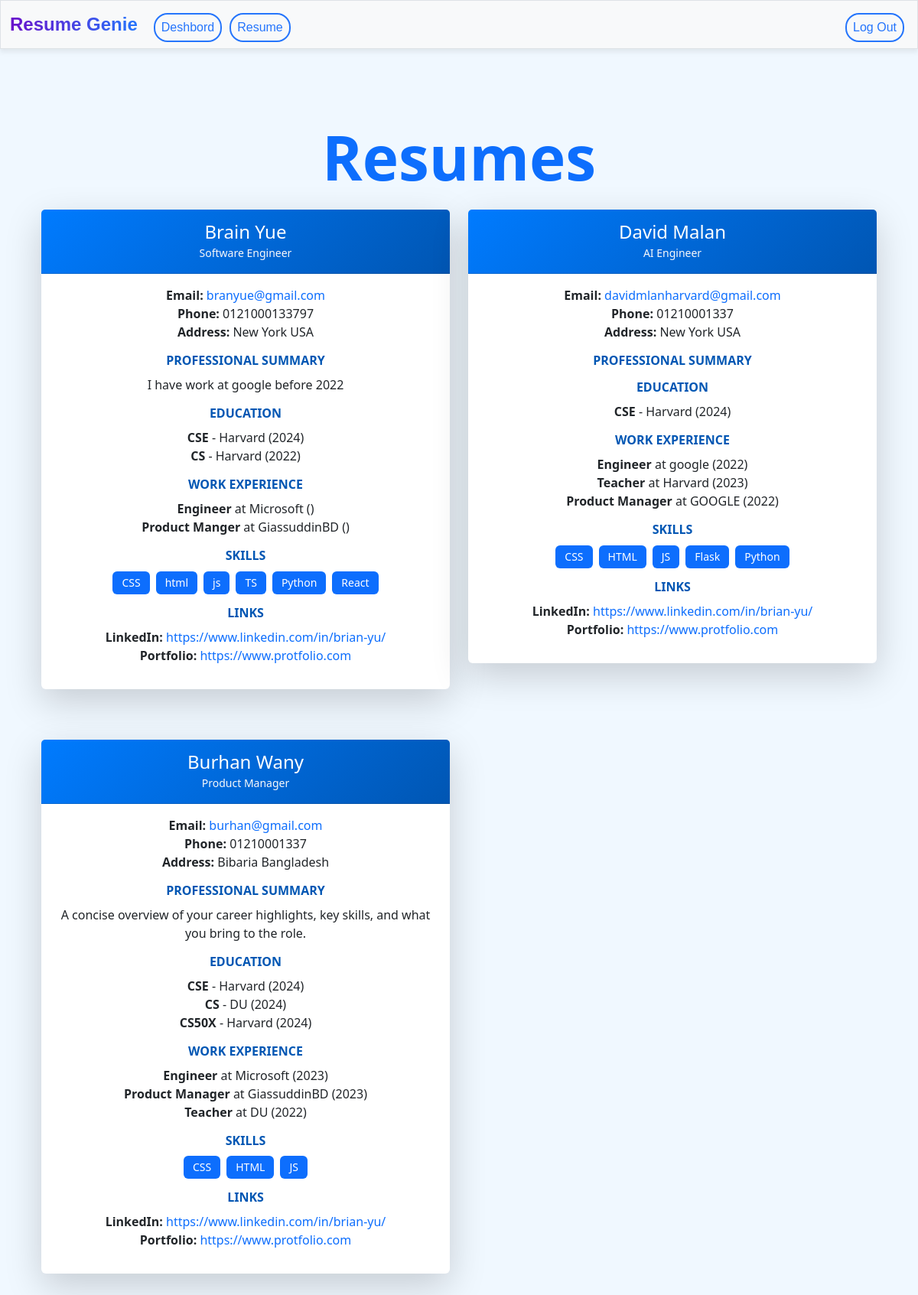
The app's page /resume (signed in) with its own data.
### tables this page shows
CREATE TABLE resumes(
    id INTEGER PRIMARY KEY AUTOINCREMENT,
    user_id INTEGER NOT NULL,
    title TEXT NOT NULL,
    name TEXT NOT NULL,
    email TEXT NOT NULL,
    phone TEXT,
    address TEXT,
    linkedin TEXT,
    portfolio TEXT,
    professional_summary TEXT,
    education TEXT,
    work_experience TEXT,
    skills TEXT,
    created_at TIMESTAMP DEFAULT CURRENT_TIMESTAMP,
    FOREIGN KEY (user_id) REFERENCES users(id)
);

### app.py (the view)
@app.route("/resume", methods=["GET"])
@login_required
def resume():
    try:
        user_id = session["user_id"]
        resumes = db.execute("SELECT * FROM resumes WHERE user_id = ?", user_id)
        for resume in resumes:
            if 'education' in resume and resume['education']:
                resume['education'] = json.loads(resume['education'])
            if 'work_experience' in resume and resume['work_experience']:
                resume['work_experience'] = json.loads(resume['work_experience'])
            if 'skills' in resume and resume['skills']:
                resume['skills'] = json.loads(resume['skills'])
        return render_template("resume.html", resumes=resumes)
    except Exception as e:
        app.logger.error(f"Error fetching resumes: {e}")
        flash("An error occurred while fetching resumes.")
        return render_template("resume.html", resumes=[])

### app.py (called while the page is built)
@app.after_request
def after_request(response):
    response.headers["Cache-Control"] = "no-cache, no-store, must-revalidate"
    response.headers["Expires"] = 0
    response.headers["Pragma"] = "no-cache"
    return response

### helpers.py (called while the page is built)
def login_required(f):
    @wraps(f)
    def decorated_function(*args, **kwargs):
        if session.get("user_id") is None:
            return redirect("/login")
        return f(*args, **kwargs)
    return decorated_function

### templates/resume.html (shortened to what this page needs)
{% extends "layout.html" %}
{% block main %}
<div class="container my-5">
    <h1 class="text-center mb-4 text-primary fw-bold">Resumes</h1>
    {% if resumes %}
        <div class="row g-4">
            {% for resume in resumes %}
            <div class="col-lg-6 col-md-12 resumeCol">
                <div class="card resume-card shadow-lg border-0">
                    <div class="card-header bg-gradient-primary text-white">
                        <h4 class="mb-0">{{ resume.name }}</h4>
                        <small class="text-light">{{ resume.title }}</small>
                    </div>
                    <div class="card-body">
                        <div class="resume-section">
                            <p>
                                <strong>Email:</strong>
                                <a href="mailto:{{ resume.email }}" class="text-decoration-none text-primary">{{ resume.email }}</a><br>
                                <strong>Phone:</strong> {{ resume.phone }}<br>
                                <strong>Address:</strong> {{ resume.address }}
                            </p>
                        </div>
                        <div class="resume-section">
                            <h5 class="section-title">Professional Summary</h5>
                            <p>{{ resume.professional_summary }}</p>
                        </div>
                        <div class="resume-section">
                            <h5 class="section-title">Education</h5>
                            <ul class="list-unstyled">
                                {% for edu in resume.education %}
                                <li>
                                    <strong>{{ edu.degree }}</strong> - {{ edu.institution }} ({{ edu.year }})
                                </li>
                                {% endfor %}
                            </ul>
                        </div>
                        <div class="resume-section">
                            <h5 class="section-title">Work Experience</h5>
                            <ul class="list-unstyled">
                                {% for work in resume.work_experience %}
                                <li>
                                    <strong>{{ work.role }}</strong> at {{ work.company }} ({{ work.year }})
                                </li>
                                {% endfor %}
                            </ul>
                        </div>
                        <div class="resume-section">
                            <h5 class="section-title">Skills</h5>
                            <div class="d-flex flex-wrap gap-2">
                                {% for skill in resume.skills %}
                                <span class="badge bg-primary text-white">{{ skill }}</span>
                                {% endfor %}
                            </div>
                        </div>
                        <div class="resume-section">
                            <h5 class="section-title">Links</h5>
                            <p>
                                {% if resume.linkedin %}
                                <strong>LinkedIn:</strong>
                                <a href="{{ resume.linkedin }}" target="_blank" class="text-decoration-none text-primary">{{ resume.linkedin }}</a><br>
                                {% endif %}
                                {% if resume.portfolio %}
                                <strong>Portfolio:</strong>
                                <a href="{{ resume.portfolio }}" target="_blank" class="text-decoration-none text-primary">{{ resume.portfolio }}</a>
                                {% endif %}
                            </p>
                        </div>
                    </div>
                </div>
                <div class="card-footer text-end">
                </div>
            </div>
            {% endfor %}
        </div>
    {% else %}
        <div class="alert alert-warning text-center" role="alert">
            No resumes found.
        </div>
    {% endif %}
</div>
{% endblock %}

### static/css/style.css (style rules this page uses)
body { background-color: aliceblue; }
.fw-bold { font-style: normal; font-size: 80px; line-height: 90px; text-align: center; }
.d-flex { justify-content: center; }
.resume-card { transition: transform 0.3s ease, box-shadow 0.3s ease; }
.resume-card .card-header { background: linear-gradient(135deg, #007bff, #0056b3); padding: 15px 20px; }
.resume-card .resume-section { margin-bottom: 15px; }
.resume-card .section-title { font-weight: 600; color: #0056b3; margin-bottom: 10px; text-transform: uppercase; font-size: 16px; }
a.text-primary { color: #007bff; text-decoration: none; }
.badge { padding: 8px 12px; font-size: 14px; font-weight: 500; }
.resume-card { position: relative; }

### records on screen
resumes: name "Brain Yue", title "Software Engineer", email "branyue@gmail.com", phone "0121000133797", address "New York USA", professional_summary "I have work at google before 2022", degree "CSE" "CS", institution "Harvard" "Harvard", year "2024" "2022", role "Engineer" "Product Manger", company "Microsoft" "GiassuddinBD", skills "CSS" "html" "js" "TS" "Python" "React", linkedin "https://www.linkedin.com/in/brian-yu/", portfolio "https://www.protfolio.com"
resumes: name "David Malan", title "AI Engineer", email "davidmlanharvard@gmail.com", phone "01210001337", address "New York USA", degree "CSE", institution "Harvard", year "2024", role "Engineer" "Teacher" "Product Manager", company "google" "Harvard" "GOOGLE", year "2022" "2023" "2022", skills "CSS" "HTML" "JS" "Flask" "Python", linkedin "https://www.linkedin.com/in/brian-yu/", portfolio "https://www.protfolio.com"
resumes: name "Burhan Wany", title "Product Manager", email "burhan@gmail.com", phone "01210001337", address "Bibaria Bangladesh", professional_summary "A concise overview of your career highlights, key skills, and what you bring to the role.", degree "CSE" "CS" "CS50X", institution "Harvard" "DU" "Harvard", year "2024" "2024" "2024", role "Engineer" "Product Manager" "Teacher", company "Microsoft" "GiassuddinBD" "DU", year "2023" "2023" "2022", skills "CSS" "HTML" "JS", linkedin "https://www.linkedin.com/in/brian-yu/", portfolio "https://www.protfolio.com"
